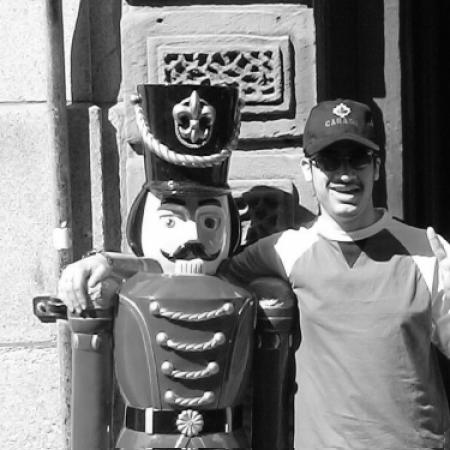
%> input picture hw2/Hi.tif, 450 x 450 px
$ octave q3.m   (GNU Octave 9; MATLAB toolbox functions it lacks are replaced by stand-ins)
%> lines starting %> are read from the running program, lines starting %| are printed output that depends on the picture; in (x1, y1, x2, y2) boxes, pixels count from 0 and x2, y2 are one past the last pixel; in counts of white or black regions, pixels touching at a corner belong together; the program's own positions count from 1
pic = imread('Hi.tif');
%> pic is the input picture: size 450x450 uint8; min 0, max 255, mean 126.4
y=Hw2_binarization(pic,9)
imshow(y)

%the output of function is the texture of input image
function A= Hw2_binarization(image,k)
%> called with k = 9
p=floor(k/2);
new = padarray(image,[p p],0,'both');% zero padding
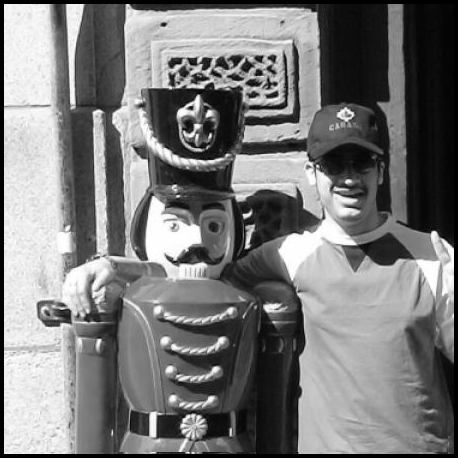
%> new: size 458x458 uint8; min 0, max 255, mean 122
[height, width] = size(image);
%> height = 450; width = 450
res=zeros(height, width,'uint8');
for i=p+1:height+p
    for j=p+1:width+p
        w=new(i-p:i+p,j-p:j+p);
        window=w(:);
        M = mean(window);
        if new(i,j)>M
            res(i-p,j-p)=255;
        end

    end
end
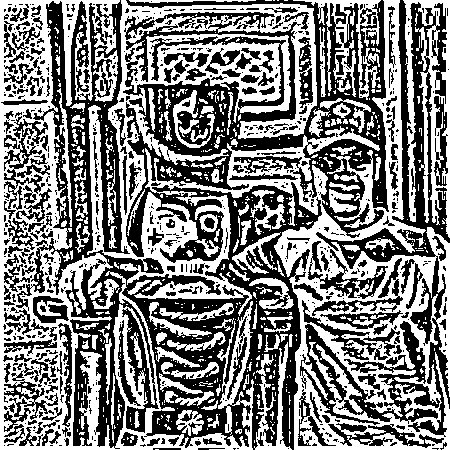
%> res: size 450x450 uint8; 49.9% white; 676 white regions (535 under 20 px), largest, box (x1, y1, x2, y2) and area: (87, 0, 450, 450) 47925, (0, 0, 254, 450) 27393, (403, 0, 450, 238) 4826
A=res;
end
